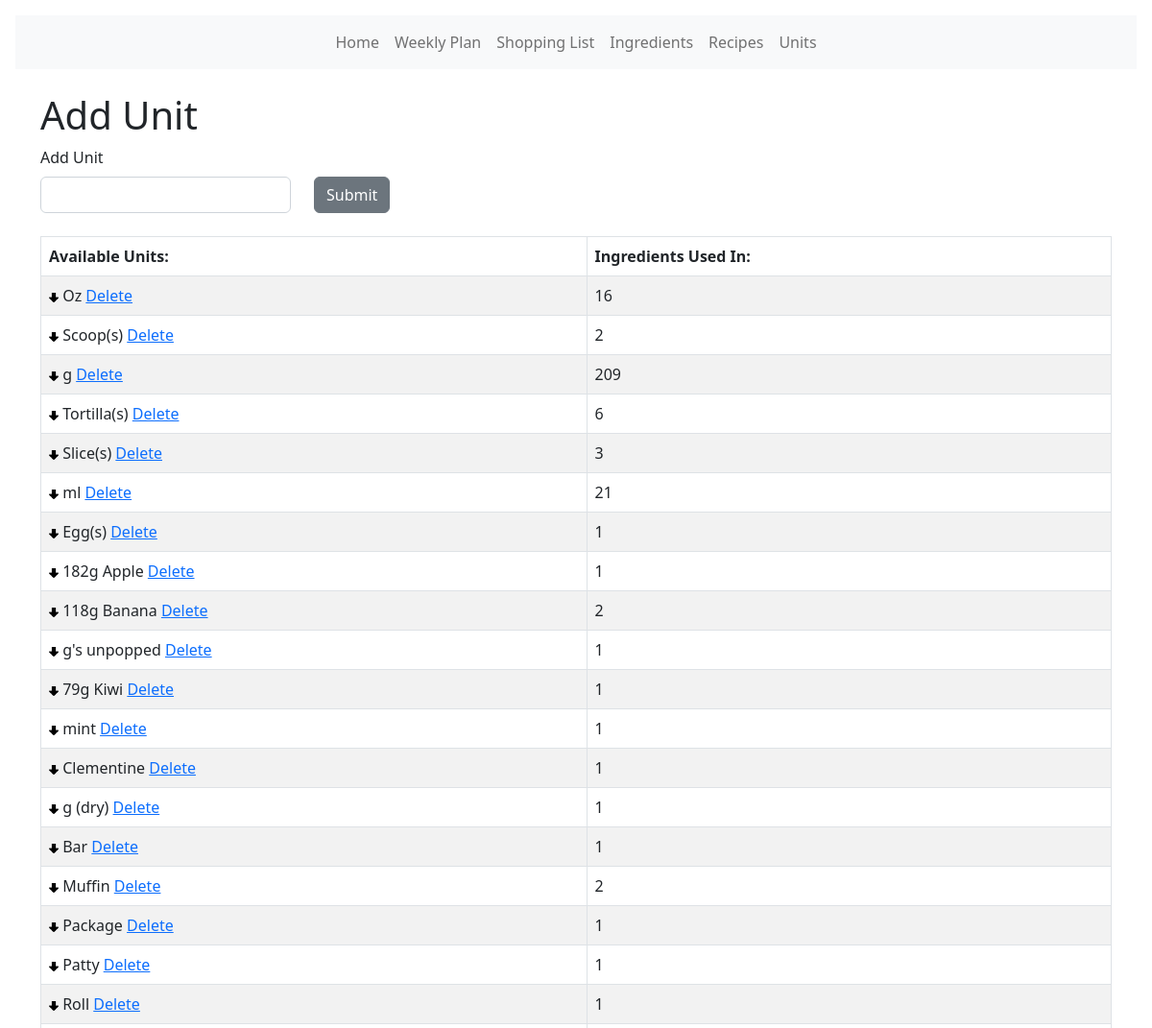
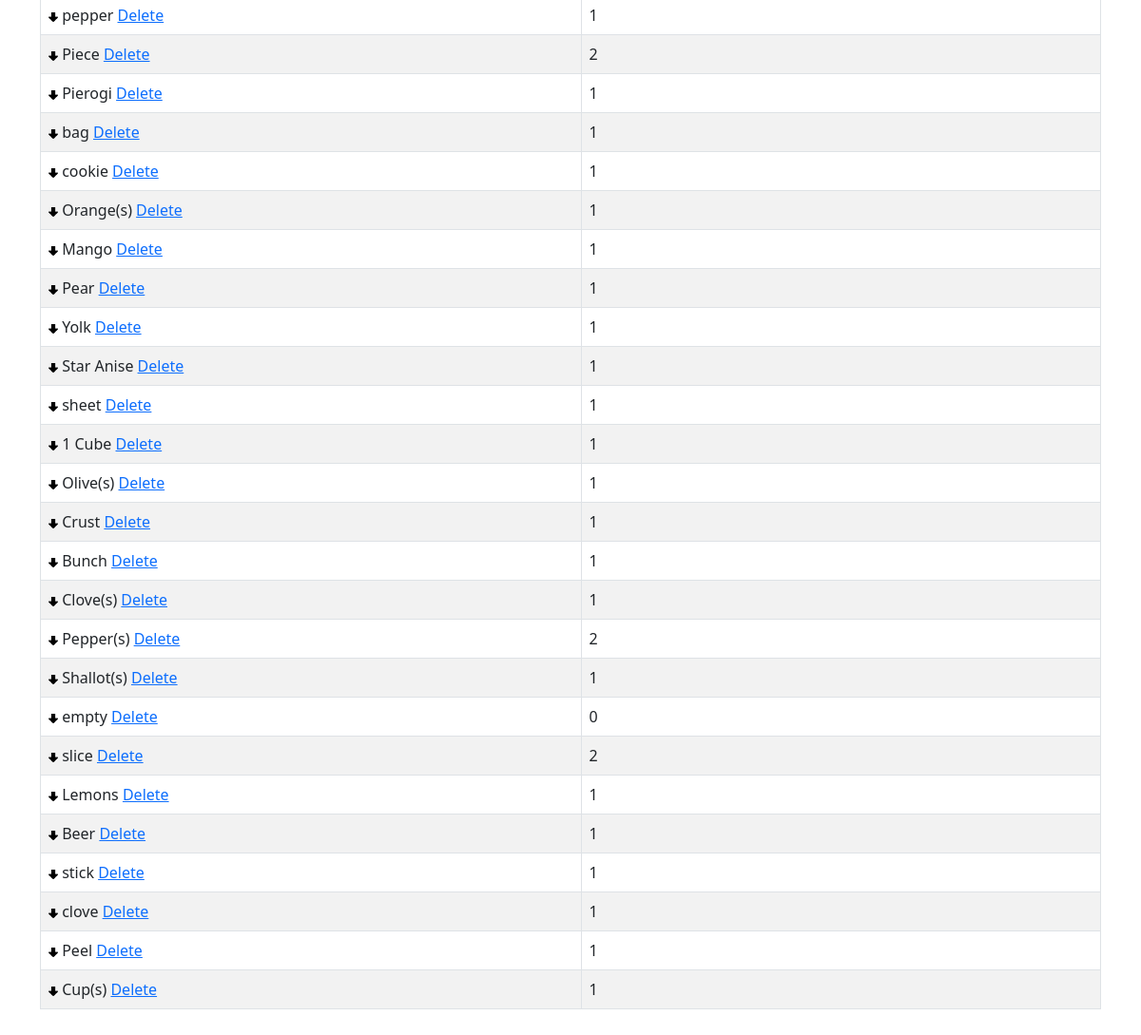
/units, run on the app's committed database (2 pictures, top to bottom).
### models.py (models this page shows, shortened)
class Unit(db.Model):
    id = db.Column(db.Integer, primary_key=True)
    oid = db.Column(db.Integer, autoincrement=True)
    name = db.Column(db.String(30))
    ingredients = db.relationship("UnitIngredient", backref="unit")
    def count_unit(self):
        count = UnitIngredient.query.filter_by(uid=self.id).count()
        return (count)

### main.py (the view)
@app.route("/units", methods=["GET", "POST"])
def unit_page():
    unit_list = Unit.query.order_by(Unit.oid)
    last_oid = Unit.query.order_by(Unit.oid.desc()).first()
    new_oid = last_oid.oid + 1
    form = AddUnit()
    if form.submit.data and form.validate_on_submit():
        update = Unit(oid=new_oid, name=form.unit.data)
        db.session.add(update)
        db.session.commit()
        unit_list = Unit.query.order_by(Unit.oid)
    return render_template("/units/units.html", unit_list=unit_list, form=form)

### forms.py
class AddUnit(FlaskForm):
    unit = StringField(
        "Add Unit",
        validators=[validators.InputRequired()],
    )
    submit = SubmitField("Submit")

### templates/units/units.html (shortened to what this page needs)
<!DOCTYPE html>
<html lang="en">
  <head>
    <link
      href="{{ url_for('static', filename='css/select2.css') }}"
      rel="stylesheet"
    />
    {% extends 'base.html' %} {% block content %}
  </head>
  <body>
    <br />
    <h1>Add Unit</h1>
    <form method="POST">
      <div class="row">
        <div class="col-3">
          {{ form.hidden_tag() }} {{ form.unit.label(class="form-label") }} {{
          form.unit(class="form-control w-100") }}
        </div>
        <div class="col-2">
          <br />
          {{ form.submit(class="btn btn-secondary mt-2") }}
        </div>
      </div>
    </form>
    <br />
    <table class="table table-hover table-bordered table-striped">
      <thead>
        <tr>
          <th>Available Units:</th>
          <th>Ingredients Used In:</th>
        </tr>
      </thead>
      <tbody>
        <tr>
          {% for unit in unit_list %}
          <td>
            <a href="{{url_for('unit_order_move_down', id=unit.id)}}"><img
              src="{{ url_for('static', filename='images/down_arrow.png') }}" width="10" /></a>
            {{unit.name}}
            <a
              href="{{url_for('unit_delete', id=unit.id)}}"
              ,
              onclick="return confirm('Are you want to delete this? You cannot undo this action.')"
              >Delete</a
            >
          </td>
          <td>{{unit.count_unit()}}</td>
        </tr>
        {% endfor %}
      </tbody>
    </table>
  </body>
  {% endblock %}

### templates/base.html (shortened to what this page needs)
<!DOCTYPE html>
<html lang="en">
  <head>
    <link
      href="https://cdn.jsdelivr.net/npm/bootstrap@5.0.2/dist/css/bootstrap.min.css"
      rel="stylesheet"
    />
    <link
      href="{{ url_for('static', filename='css/style.css') }}"
      rel="stylesheet"
    />
  </head>
  <body>
    {% include 'navbar.html' %}
    <div class="container">{% block content %} {% endblock %}</div>
  </body>
</html>

### templates/navbar.html (shortened to what this page needs)
<!DOCTYPE html>
<html lang="en">
  <head>
    <link
      href="https://cdn.jsdelivr.net/npm/bootstrap@5.2.0/dist/css/bootstrap.min.css"
      rel="stylesheet"
    />
    <link
      href="https://getbootstrap.com/docs/5.2/assets/css/docs.css"
      rel="stylesheet"
    />
  </head>
  <body class="p-3 m-0 border-0 bd-example">
    <nav class="navbar navbar-expand-lg bg-light">
      <div class="container-fluid">
        <div class="collapse navbar-collapse" id="navbarTogglerDemo01">
          <ul class="navbar-nav mx-auto mb-2 mb-lg-0">
            <li class="nav-item">
              <a class="nav-link" href="{{ url_for('index') }}">Home</a>
            </li>
            <li class="nav-item">
              <a class="nav-link" href="{{ url_for('weekly_plan') }}">Weekly Plan</a>
            </li>
            <li class="nav-item">
              <a class="nav-link" href="{{ url_for('list') }}">Shopping List</a>
            <li class="nav-item">
              <a class="nav-link" href="{{ url_for('ingredient_page') }}">Ingredients</a>
            </li>
            <li class="nav-item">
              <a class="nav-link" href="{{ url_for('recipe_list') }}">Recipes</a>
            </li>
            <li class="nav-item">
              <a class="nav-link" href="{{ url_for('unit_page') }}">Units</a>
            </li>
            </li>
          </ul>
        </div>
      </div>
    </nav>
  </body>
</html>

### data on the page
Unit: name "Oz", count_unit "16"
Unit: name "Scoop(s)", count_unit "2"
Unit: name "g", count_unit "209"
Unit: name "Tortilla(s)", count_unit "6"
Unit: name "Slice(s)", count_unit "3"
Unit: name "ml", count_unit "21"
Unit: name "Egg(s)", count_unit "1"
Unit: name "182g Apple", count_unit "1"
Unit: name "118g Banana", count_unit "2"
Unit: name "g's unpopped", count_unit "1"
Unit: name "79g Kiwi", count_unit "1"
Unit: name "mint", count_unit "1"
Unit: name "Clementine", count_unit "1"
Unit: name "g (dry)", count_unit "1"
Unit: name "Bar", count_unit "1"
Unit: name "Muffin", count_unit "2"
Unit: name "Package", count_unit "1"
Unit: name "Patty", count_unit "1"
Unit: name "Roll", count_unit "1"
Unit: name "pepper", count_unit "1"
Unit: name "Piece", count_unit "2"
Unit: name "Pierogi", count_unit "1"
Unit: name "bag", count_unit "1"
Unit: name "cookie", count_unit "1"
Unit: name "Orange(s)", count_unit "1"
Unit: name "Mango", count_unit "1"
Unit: name "Pear", count_unit "1"
Unit: name "Yolk", count_unit "1"
Unit: name "Star Anise", count_unit "1"
Unit: name "sheet", count_unit "1"
Unit: name "1 Cube", count_unit "1"
Unit: name "Olive(s)", count_unit "1"
Unit: name "Crust", count_unit "1"
Unit: name "Bunch", count_unit "1"
Unit: name "Clove(s)", count_unit "1"
Unit: name "Pepper(s)", count_unit "2"
Unit: name "Shallot(s)", count_unit "1"
Unit: name "empty", count_unit "0"
Unit: name "slice", count_unit "2"
Unit: name "Lemons", count_unit "1"
Unit: name "Beer", count_unit "1"
Unit: name "stick", count_unit "1"
Unit: name "clove", count_unit "1"
Unit: name "Peel", count_unit "1"
Unit: name "Cup(s)", count_unit "1"
